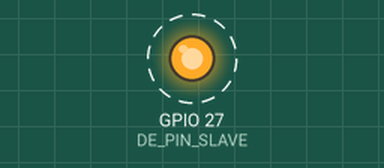
A sketch run on a simulated ESP32. Shown: output pins drawn as LEDs (lit = HIGH). Dashed ring = blinking. Pins used as bus, display or sensor lines are not drawn; what the sketch prints to the serial monitor is not drawn.

Above: at 0.5 s.
Timing chart, 0 to 4.6 s (numbered marks = the images above):
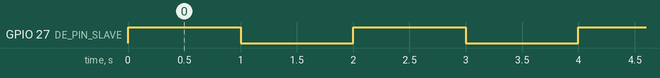

Measured:
- by itself, GPIO 27 (DE_PIN_SLAVE): alternates HIGH for 1.0 s and LOW for 1.0 s

The sketch:

check_slave_conn.ino
```cpp
#define RX_PIN_SLAVE 32
#define TX_PIN_SLAVE 33
#define DE_PIN_SLAVE 27

void setup() {
  Serial.begin(9600);


  // Inizializza i pin come output
  pinMode(RX_PIN_SLAVE, OUTPUT);
  pinMode(TX_PIN_SLAVE, OUTPUT);
  pinMode(DE_PIN_SLAVE, OUTPUT);
}

void loop() {
  // Accende i LED
  Serial.println("Accendo i LED");
  digitalWrite(RX_PIN_SLAVE, HIGH);
  digitalWrite(TX_PIN_SLAVE, HIGH);
  digitalWrite(DE_PIN_SLAVE, HIGH);
  delay(1000); // Attende per 1 secondo

  // Spegne i LED
  Serial.println("Spegno i LED");
  digitalWrite(RX_PIN_SLAVE, LOW);
  digitalWrite(TX_PIN_SLAVE, LOW);
  digitalWrite(DE_PIN_SLAVE, LOW);
  delay(1000); // Attende per 1 secondo
}
```
